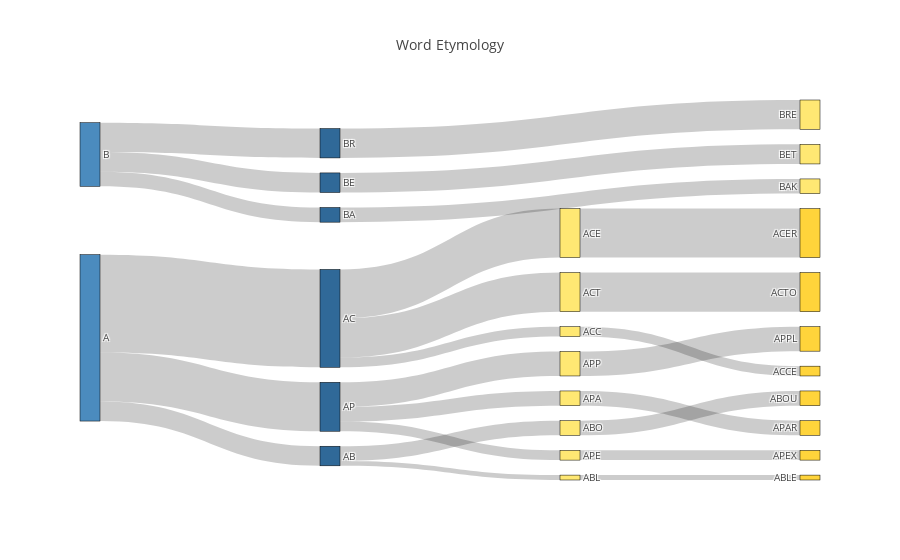

The cell this chart's notebook holds for it:
### Code cell
import pandas as pd
from plotly.offline import init_notebook_mode, iplot, plot
#import plotly.plotly as py
init_notebook_mode(connected=True)

df = pd.DataFrame(
    {
        'lvl1': ['A','A','A','A','A','A','A','A','B','B','B'],
        'lvl2': ['AP','AP','AP','AC','AC','AC','AB','AB','BE','BR','BA'],
        'lvl3': ['APP','APE','APA','ACT','ACC','ACE','ABL','ABO','BET','BRE','BAK'],
        'lvl4': ['APPL','APEX','APAR','ACTO','ACCE','ACER','ABLE','ABOU',None,None,None],
        'count': [5,2,3,8,2,10,1,3,4,6,3]
    }
)

fig = genSankey(df,cat_cols=['lvl1','lvl2','lvl3','lvl4'],value_cols='count',title='Word Etymology')
#plotly.offline.plot(fig, validate=False)
iplot(fig, validate=False)

### Figure 1 — Plotly figure (JSON) as saved in the notebook; plotly's stock layout.template omitted (floating-point values rounded to 4 significant figures)
{"data": [{"link": {"source": [0, 0, 0, 3, 3, 15, 9, 5, 5, 5, 13, 8, 18, 6, 6, 6, 11, 10, 17, 1, 1, 1, 7, 2, 4], "target": [3, 5, 6, 15, 9, 21, 22, 13, 8, 18, 25, 23, 20, 11, 10, 17, 26, 19, 27, 7, 2, 4, 14, 16, 12], "value": [4, 20, 10, 1, 3, 1, 3, 2, 10, 8, 2, 10, 8, 3, 2, 5, 3, 2, 5, 3, 4, 6, 3, 4, 6]}, "node": {"color": ["#4B8BBE", "#4B8BBE", "#306998", "#306998", "#306998", "#306998", "#306998", "#306998", "#FFE873", "#FFE873", "#FFE873", "#FFE873", "#FFE873", "#FFE873", "#FFE873", "#FFE873", "#FFE873", "#FFE873", "#FFE873", "#FFD43B", "#FFD43B", "#FFD43B", "#FFD43B", "#FFD43B", "#FFD43B", "#FFD43B", "#FFD43B", "#FFD43B"], "label": ["A", "B", "BE", "AB", "BR", "AC", "AP", "BA", "ACE", "ABO", "APE", "APA", "BRE", "ACC", "BAK", "ABL", "BET", "APP", "ACT", "APEX", "ACTO", "ABLE", "ABOU", "ACER", null, "ACCE", "APAR", "APPL"], "line": {"color": "black", "width": 0.5}, "pad": 15, "thickness": 20}, "type": "sankey"}], "layout": {"autosize": true, "font": {"size": 10}, "title": {"text": "Word Etymology"}}}
